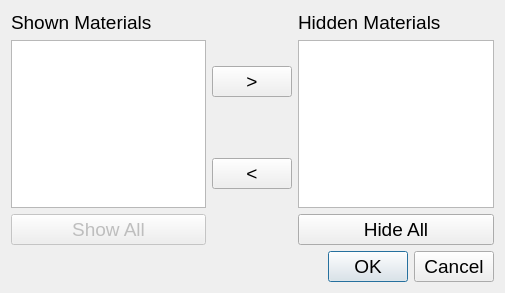
<?xml version="1.0" encoding="UTF-8"?>
<ui version="4.0">
 <class>hideshowmat</class>
 <widget class="QDialog" name="hideshowmat">
  <property name="geometry">
   <rect>
    <x>0</x>
    <y>0</y>
    <width>505</width>
    <height>293</height>
   </rect>
  </property>
  <property name="windowTitle">
   <string>Select Materials to be Shown or Hidden...</string>
  </property>
  <layout class="QVBoxLayout" name="verticalLayout_5">
   <item>
    <layout class="QVBoxLayout" name="verticalLayout_4">
     <item>
      <layout class="QHBoxLayout" name="horizontalLayout">
       <item>
        <layout class="QVBoxLayout" name="verticalLayout">
         <item>
          <widget class="QLabel" name="label">
           <property name="font">
            <font>
             <pointsize>14</pointsize>
            </font>
           </property>
           <property name="text">
            <string>Shown Materials</string>
           </property>
          </widget>
         </item>
         <item>
          <widget class="QListWidget" name="showlistWidget">
           <property name="font">
            <font>
             <pointsize>12</pointsize>
            </font>
           </property>
           <property name="acceptDrops">
            <bool>true</bool>
           </property>
           <property name="selectionMode">
            <enum>QAbstractItemView::MultiSelection</enum>
           </property>
           <property name="sortingEnabled">
            <bool>true</bool>
           </property>
          </widget>
         </item>
         <item>
          <widget class="QPushButton" name="showall_pb">
           <property name="enabled">
            <bool>false</bool>
           </property>
           <property name="font">
            <font>
             <pointsize>14</pointsize>
            </font>
           </property>
           <property name="toolTip">
            <string>Show all materials</string>
           </property>
           <property name="text">
            <string>Show All</string>
           </property>
          </widget>
         </item>
        </layout>
       </item>
       <item>
        <layout class="QVBoxLayout" name="verticalLayout_3">
         <item>
          <widget class="QPushButton" name="hide_pb">
           <property name="font">
            <font>
             <pointsize>14</pointsize>
            </font>
           </property>
           <property name="toolTip">
            <string>Hide selected material</string>
           </property>
           <property name="text">
            <string>&gt;</string>
           </property>
          </widget>
         </item>
         <item>
          <widget class="QPushButton" name="show_pb">
           <property name="font">
            <font>
             <pointsize>14</pointsize>
            </font>
           </property>
           <property name="toolTip">
            <string>Show Selected Material</string>
           </property>
           <property name="text">
            <string>&lt;</string>
           </property>
          </widget>
         </item>
        </layout>
       </item>
       <item>
        <layout class="QVBoxLayout" name="verticalLayout_2">
         <item>
          <widget class="QLabel" name="label_2">
           <property name="font">
            <font>
             <pointsize>14</pointsize>
            </font>
           </property>
           <property name="text">
            <string>Hidden Materials</string>
           </property>
          </widget>
         </item>
         <item>
          <widget class="QListWidget" name="hidelistWidget">
           <property name="font">
            <font>
             <pointsize>12</pointsize>
            </font>
           </property>
           <property name="acceptDrops">
            <bool>true</bool>
           </property>
           <property name="selectionMode">
            <enum>QAbstractItemView::MultiSelection</enum>
           </property>
           <property name="sortingEnabled">
            <bool>true</bool>
           </property>
          </widget>
         </item>
         <item>
          <widget class="QPushButton" name="hideall_pb">
           <property name="font">
            <font>
             <pointsize>14</pointsize>
            </font>
           </property>
           <property name="toolTip">
            <string>Hide all materials</string>
           </property>
           <property name="text">
            <string>Hide All</string>
           </property>
          </widget>
         </item>
        </layout>
       </item>
      </layout>
     </item>
     <item>
      <widget class="QDialogButtonBox" name="buttonBox">
       <property name="font">
        <font>
         <pointsize>14</pointsize>
        </font>
       </property>
       <property name="orientation">
        <enum>Qt::Horizontal</enum>
       </property>
       <property name="standardButtons">
        <set>QDialogButtonBox::Cancel|QDialogButtonBox::Ok</set>
       </property>
      </widget>
     </item>
    </layout>
   </item>
  </layout>
 </widget>
 <resources/>
 <connections>
  <connection>
   <sender>buttonBox</sender>
   <signal>accepted()</signal>
   <receiver>hideshowmat</receiver>
   <slot>accept()</slot>
   <hints>
    <hint type="sourcelabel">
     <x>248</x>
     <y>254</y>
    </hint>
    <hint type="destinationlabel">
     <x>157</x>
     <y>274</y>
    </hint>
   </hints>
  </connection>
  <connection>
   <sender>buttonBox</sender>
   <signal>rejected()</signal>
   <receiver>hideshowmat</receiver>
   <slot>reject()</slot>
   <hints>
    <hint type="sourcelabel">
     <x>316</x>
     <y>260</y>
    </hint>
    <hint type="destinationlabel">
     <x>286</x>
     <y>274</y>
    </hint>
   </hints>
  </connection>
  <connection>
   <sender>hide_pb</sender>
   <signal>clicked()</signal>
   <receiver>hideshowmat</receiver>
   <slot>hide_selected()</slot>
   <hints>
    <hint type="sourcelabel">
     <x>254</x>
     <y>86</y>
    </hint>
    <hint type="destinationlabel">
     <x>252</x>
     <y>146</y>
    </hint>
   </hints>
  </connection>
  <connection>
   <sender>show_pb</sender>
   <signal>clicked()</signal>
   <receiver>hideshowmat</receiver>
   <slot>show_selected()</slot>
   <hints>
    <hint type="sourcelabel">
     <x>254</x>
     <y>177</y>
    </hint>
    <hint type="destinationlabel">
     <x>252</x>
     <y>146</y>
    </hint>
   </hints>
  </connection>
  <connection>
   <sender>hideall_pb</sender>
   <signal>clicked()</signal>
   <receiver>hideshowmat</receiver>
   <slot>hide_all()</slot>
   <hints>
    <hint type="sourcelabel">
     <x>400</x>
     <y>241</y>
    </hint>
    <hint type="destinationlabel">
     <x>252</x>
     <y>146</y>
    </hint>
   </hints>
  </connection>
  <connection>
   <sender>showall_pb</sender>
   <signal>clicked()</signal>
   <receiver>hideshowmat</receiver>
   <slot>show_all()</slot>
   <hints>
    <hint type="sourcelabel">
     <x>109</x>
     <y>241</y>
    </hint>
    <hint type="destinationlabel">
     <x>252</x>
     <y>146</y>
    </hint>
   </hints>
  </connection>
 </connections>
 <slots>
  <slot>hide_all()</slot>
  <slot>show_all()</slot>
  <slot>hide_selected()</slot>
  <slot>show_selected()</slot>
 </slots>
</ui>
